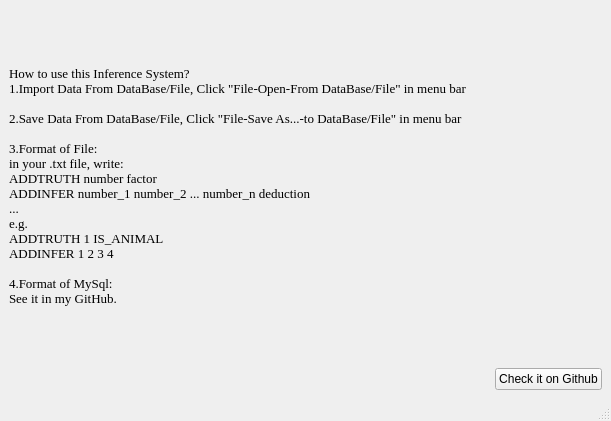
<?xml version="1.0" encoding="UTF-8"?>
<ui version="4.0">
 <class>helpwindow</class>
 <widget class="QMainWindow" name="helpwindow">
  <property name="geometry">
   <rect>
    <x>0</x>
    <y>0</y>
    <width>611</width>
    <height>421</height>
   </rect>
  </property>
  <property name="windowTitle">
   <string>Help?</string>
  </property>
  <widget class="QWidget" name="centralwidget">
   <layout class="QVBoxLayout" name="verticalLayout" stretch="10,0">
    <item>
     <widget class="QLabel" name="label">
      <property name="font">
       <font>
        <family>Times New Roman</family>
        <pointsize>10</pointsize>
       </font>
      </property>
      <property name="text">
       <string>How to use this Inference System?
1.Import Data From DataBase/File, Click &quot;File-Open-From DataBase/File&quot; in menu bar

2.Save Data From DataBase/File, Click &quot;File-Save As...-to DataBase/File&quot; in menu bar

3.Format of File:
in your .txt file, write:
ADDTRUTH number factor
ADDINFER number_1 number_2 ... number_n deduction
...
e.g.
ADDTRUTH 1 IS_ANIMAL
ADDINFER 1 2 3 4

4.Format of MySql:
See it in my GitHub.</string>
      </property>
     </widget>
    </item>
    <item>
     <layout class="QHBoxLayout" name="horizontalLayout" stretch="10,0">
      <item>
       <spacer name="horizontalSpacer">
        <property name="orientation">
         <enum>Qt::Horizontal</enum>
        </property>
        <property name="sizeHint" stdset="0">
         <size>
          <width>40</width>
          <height>20</height>
         </size>
        </property>
       </spacer>
      </item>
      <item>
       <widget class="QPushButton" name="pushButton">
        <property name="text">
         <string>Check it on Github</string>
        </property>
       </widget>
      </item>
     </layout>
    </item>
   </layout>
  </widget>
  <widget class="QMenuBar" name="menubar">
   <property name="geometry">
    <rect>
     <x>0</x>
     <y>0</y>
     <width>611</width>
     <height>25</height>
    </rect>
   </property>
  </widget>
  <widget class="QStatusBar" name="statusbar"/>
 </widget>
 <resources/>
 <connections/>
</ui>
